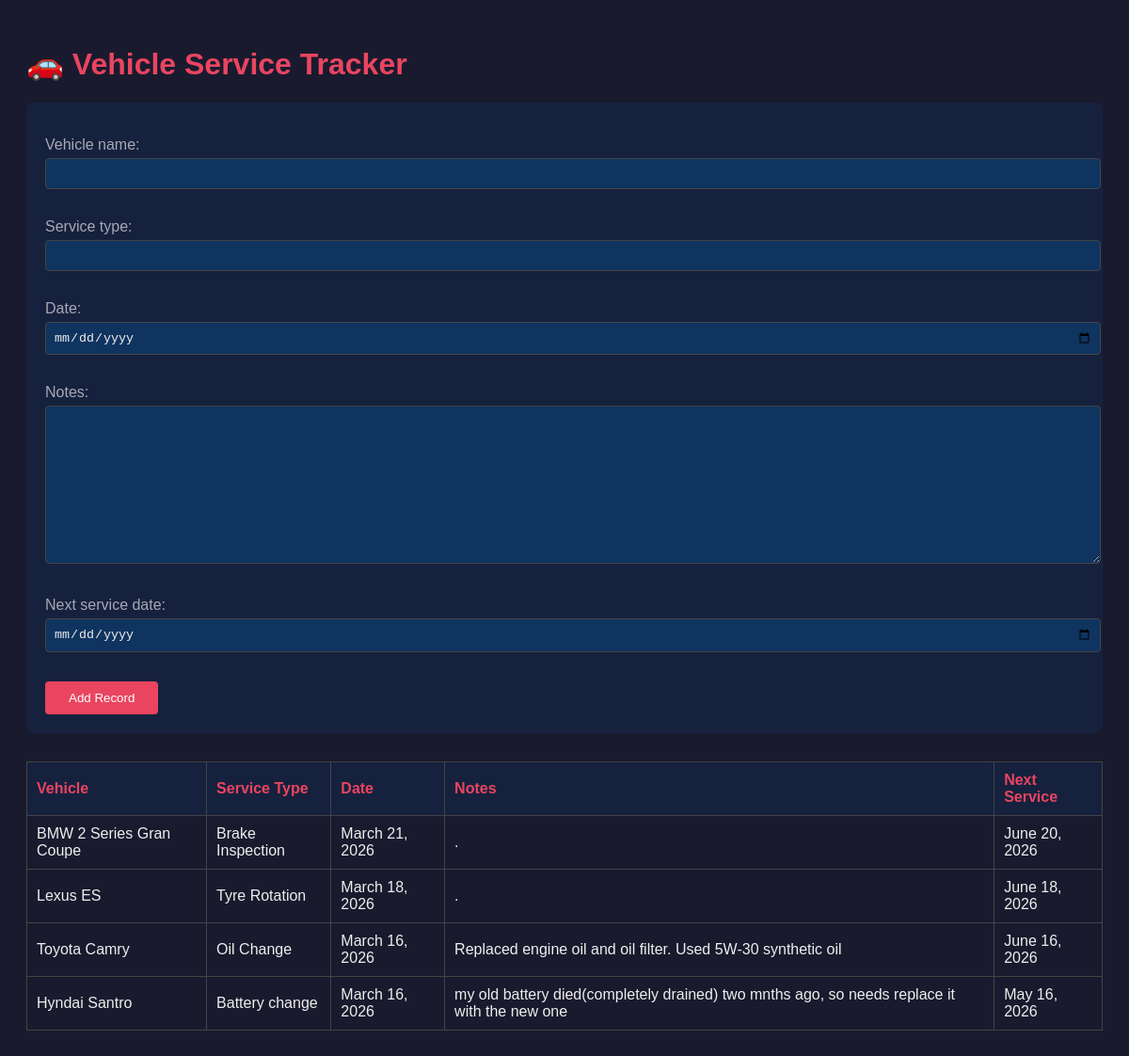
The page / on the database its author committed.
### services/models.py (models this page shows, shortened)
class ServiceRecord(models.Model):
    vehicle_name = models.CharField(max_length=100)
    service_type = models.CharField(max_length=100)
    date = models.DateField()
    notes = models.TextField(blank=True)
    next_service_date = models.DateField(null=True, blank=True)

### services/views.py (the view)
# urls.py: path('', views.home, name='home'),
def home(request):
    records = ServiceRecord.objects.all().order_by('-date')
    form = ServiceForm()
    if request.method == 'POST':
        form = ServiceForm(request.POST)
        if form.is_valid():
            form.save()
            return redirect('home')
    return render(request, 'services/home.html', {'records': records, 'form': form})

### services/forms.py
class ServiceForm(forms.ModelForm):
    class Meta:
        model = ServiceRecord
        fields = ['vehicle_name', 'service_type', 'date', 'notes', 'next_service_date']
        widgets = {
            'date': forms.DateInput(attrs={'type': 'date'}),
            'next_service_date': forms.DateInput(attrs={'type': 'date'}),
        }

### services/templates/services/home.html (shortened to what this page needs)
<!DOCTYPE html>
<html>
<head>
</head>
<body>
    <h1>🚗 Vehicle Service Tracker</h1>
    <form method="POST">
        {{ form.as_p }}
        <button type="submit">Add Record</button>
    </form>
    <table>
        <tr>
            <th>Vehicle</th>
            <th>Service Type</th>
            <th>Date</th>
            <th>Notes</th>
            <th>Next Service</th>
        </tr>
        {% for record in records %}
        <tr>
            <td>{{ record.vehicle_name }}</td>
            <td>{{ record.service_type }}</td>
            <td>{{ record.date }}</td>
            <td>{{ record.notes }}</td>
            <td>{{ record.next_service_date }}</td>
        </tr>
        {% endfor %}
    </table>
</body>
</html>

### services/templates/services/home.html (style rules this page uses)
body { font-family: Arial; background: #1a1a2e; color: #eee; padding: 20px; }
h1 { color: #e94560; }
table { width: 100%; border-collapse: collapse; margin-top: 20px; }
th, td { padding: 10px; border: 1px solid #444; text-align: left; }
th { background: #16213e; color: #e94560; }
form { background: #16213e; padding: 20px; border-radius: 8px; margin-bottom: 30px; }
input, textarea { width: 100%; padding: 8px; margin: 5px 0 15px; background: #0f3460; color: #eee; border: 1px solid #444; border-radius: 4px; }
button { background: #e94560; color: white; padding: 10px 25px; border: none; border-radius: 4px; cursor: pointer; }
label { color: #a8a8b3; }

### rows shown on the page
ServiceRecord: vehicle_name "BMW 2 Series Gran Coupe", service_type "Brake Inspection", date "March 21, 2026", notes ".", next_service_date "June 20, 2026"
ServiceRecord: vehicle_name "Lexus ES", service_type "Tyre Rotation", date "March 18, 2026", notes ".", next_service_date "June 18, 2026"
ServiceRecord: vehicle_name "Toyota Camry", service_type "Oil Change", date "March 16, 2026", notes "Replaced engine oil and oil filter. Used 5W-30 synthetic oil", next_service_date "June 16, 2026"
ServiceRecord: vehicle_name "Hyndai Santro", service_type "Battery change", date "March 16, 2026", notes "my old battery died(completely drained) two mnths ago, so needs replace it with the new one", next_service_date "May 16, 2026"
